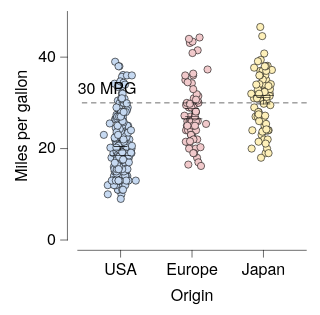

The specification (Vega-Lite) saved for this image:
### Vega-Lite specification from a JSON file in a GitHub repository (floating-point values rounded to 4 significant figures; data arrays with more than 128 entries replaced by an {"elided": "..."} marker saying what was removed)
{"background": null, "config": {"arc": {"fill": "#DBDBDB", "fillOpacity": 1.0, "innerRadius": 25.0, "padAngle": 0.03, "stroke": "black", "strokeOpacity": 1, "strokeWidth": 0.25}, "area": {"fill": "#DBDBDB", "fillOpacity": 1.0, "stroke": "black", "strokeOpacity": 1, "strokeWidth": 0.25}, "axis": {"domain": true, "domainCap": "round", "domainColor": "black", "domainWidth": 0.25, "grid": false, "gridCap": "round", "gridColor": "#F1F1F1", "gridDash": [0, 0], "gridOpacity": 1.0, "gridWidth": 0.25, "labelColor": "black", "labelFont": "Helvetica Neue", "labelFontSize": 7, "labelFontStyle": "normal", "labelFontWeight": 400, "offset": 4.5, "ticks": true, "tickCap": "round", "tickColor": "black", "tickRound": false, "tickSize": 3, "tickWidth": 0.25, "titleColor": "black", "titleFont": "Helvetica Neue", "titleFontSize": 7, "titleFontStyle": "normal", "titleFontWeight": 400}, "axisX": {"domain": true, "labelAlign": "center", "labelAngle": 0, "labels": true, "ticks": true, "translate": 0}, "axisY": {"domain": true, "labelAlign": "right", "labelAngle": 0, "labels": true, "ticks": true, "translate": 0}, "axisRight": {"domain": true, "labelAlign": "left", "labelAngle": 0, "labels": true, "ticks": true, "translate": 0}, "axisTop": {"domain": true, "labelAlign": "center", "labelAngle": 0, "labels": true, "ticks": true, "translate": 0}, "axisBand": {"tickOffset": 0}, "bar": {"fill": "#DBDBDB", "fillOpacity": 1.0, "stroke": "black", "strokeOpacity": 1, "strokeWidth": 0.25}, "boxplot": {"size": 9.0, "ticks": {"cornerRadius": 0.25, "fill": "black", "size": 4.5, "thickness": 0.25}, "box": {"fillOpacity": 1.0, "stroke": "black", "strokeOpacity": 1, "strokeWidth": 0.25}, "median": {"fill": "black", "fillOpacity": 1.0, "size": 9.0, "thickness": 0.25}, "rule": {"fill": "black", "fillOpacity": 1.0, "size": 10.0, "stroke": "black", "strokeDash": [0, 0], "strokeOpacity": 1, "strokeWidth": 0.25}, "outliers": {"color": "black", "fill": "black", "fillOpacity": 1.0, "size": 0, "stroke": "black", "strokeOpacity": 1, "strokeWidth": 0.25}}, "circle": {"fill": "black", "fillOpacity": 1.0, "size": 0.5, "stroke": null, "strokeOpacity": 1, "strokeWidth": 0.25}, "errorband": {"band": {"fillOpacity": 0.6, "stroke": null, "strokeWidth": 0.25, "strokeOpacity": 1}, "borders": {"opacity": 0, "strokeOpacity": 0.25, "strokeWidth": 1}}, "errorbar": {"opacity": 1, "rule": {"strokeDash": [0, 0], "strokeWidth": 0.25}, "ticks": {"color": "black", "cornerRadius": 0.125, "opacity": 1, "size": 6.0, "thickness": 0.25}, "thickness": 0.25}, "font": "Helvetica Neue", "geoshape": {"fill": "#DBDBDB", "fillOpacity": 1.0, "stroke": "black", "strokeOpacity": 1, "strokeWidth": 0.25}, "header": {"labelColor": "black", "labelFont": "Helvetica Neue", "labelFontSize": 7, "labelFontStyle": "normal", "labelFontWeight": 400, "titleColor": "black", "titleFont": "Helvetica Neue", "titleFontSize": 7, "titleFontStyle": "normal", "titleFontWeight": 400, "titlePadding": 0}, "legend": {"disable": false, "offset": 4.5, "titlePadding": 4, "labelOffset": 2, "gradientLabelOffset": 2, "gradientLength": 50.0, "gradientThickness": 5.0, "gradientOpacity": 1.0, "gradientStrokeColor": "black", "gradientStrokeWidth": 0.25, "labelColor": "black", "labelFont": "Helvetica Neue", "labelFontSize": 7, "labelFontStyle": "normal", "labelFontWeight": 400, "strokeColor": "black", "strokeWidth": 0, "symbolSize": 42, "symbolStrokeColor": "black", "symbolStrokeWidth": 0.25, "titleColor": "black", "titleFont": "Helvetica Neue", "titleFontSize": 7, "titleFontStyle": "normal", "titleFontWeight": 400}, "line": {"color": "black", "stroke": "black", "strokeCap": "round", "strokeDash": [0, 0], "strokeOpacity": 1, "strokeWidth": 0.375}, "point": {"filled": true, "fill": "#DBDBDB", "fillOpacity": 1.0, "size": 5.0, "stroke": "black", "strokeOpacity": 1, "strokeWidth": 0.25}, "range": {"category": ["#C6D9F1", "#F1C9CB", "#FEF0B9", "#CEE37A", "#7AA8E0", "#E589A3", "#FDDD5D", "#68B961", "#4177B1", "#C35082", "#E5C227", "#438156"], "diverging": {"scheme": ["#C35082", "#CE6D94", "#D989A7", "#E2A4BA", "#EABFCE", "#F1DBE2", "#F6F6F6", "#D7E0EB", "#B9CBE0", "#9BB6D5", "#7DA1C9", "#5F8CBD", "#4177B1"]}, "heatmap": {"scheme": ["#DFE9F7", "#C6D9F1", "#ADC8EC", "#94B8E6", "#7AA8E0", "#6097DA", "#4D87CA", "#4177B1", "#386898", "#2F597F", "#264A69", "#1D3A58"]}, "ordinal": {"scheme": ["#F1F1F1", "#DBDBDB", "#C6C6C6", "#B2B2B2", "#9D9D9D", "#898989", "#767676", "#636363", "#515151", "#404040", "#2F2F2F", "#1F1F1F"]}, "ramp": {"scheme": ["#DFE9F7", "#C6D9F1", "#ADC8EC", "#94B8E6", "#7AA8E0", "#6097DA", "#4D87CA", "#4177B1", "#386898", "#2F597F", "#264A69", "#1D3A58"]}}, "rule": {"color": "black", "stroke": "black", "strokeCap": "round", "strokeDash": [2, 2], "strokeOpacity": 1, "strokeWidth": 0.25}, "scale": {"bandPaddingInner": 0.1, "bandPaddingOuter": 0.1, "round": false}, "rect": {"fill": "#DBDBDB", "fillOpacity": 1.0, "stroke": "black", "strokeOpacity": 1, "strokeWidth": 0.25}, "square": {"fill": "#DBDBDB", "fillOpacity": 1.0, "size": 10.0, "stroke": "black", "strokeOpacity": 1, "strokeWidth": 0.25}, "text": {"color": "black", "font": "Helvetica Neue", "fontSize": 7, "fontStyle": "normal", "fontWeight": 400}, "title": {"anchor": "middle", "frame": "group", "color": "black", "font": "Helvetica Neue", "fontSize": 7, "fontStyle": "normal", "fontWeight": 400, "subtitleColor": "black", "subtitleFont": "Helvetica Neue", "subtitleFontSize": "Helvetica Neue", "subtitleFontStyle": "normal", "subtitleFontWeight": 400}, "view": {"continuousWidth": 100, "continuousHeight": 100, "discreteWidth": 100, "discreteHeight": 100, "fill": null, "stroke": null, "strokeWidth": 0.25}}, "layer": [{"data": {"name": "data-5a85ede2053d4aec77293cfb476ae07b"}, "mark": {"type": "circle", "opacity": 1.0, "size": 10.0, "stroke": "black", "strokeOpacity": 1, "strokeWidth": 0.25}, "encoding": {"color": {"field": "Origin", "legend": null, "sort": ["USA", "Europe", "Japan"], "title": null, "type": "nominal"}, "x": {"axis": {}, "field": "Origin", "sort": ["USA", "Europe", "Japan"], "title": "Origin", "type": "nominal"}, "xOffset": {"field": "jitter_x", "scale": {"domain": [-7.33, 7.33], "range": [5.17, 19.83]}, "type": "quantitative"}, "y": {"field": "Miles_per_Gallon", "title": "Miles per gallon", "type": "quantitative"}}}, {"data": {"name": "data-64e7897fd8423deef5c97d660b6d3367"}, "mark": {"type": "errorbar"}, "encoding": {"x": {"axis": {}, "field": "Origin", "sort": ["USA", "Europe", "Japan"], "title": "Origin", "type": "nominal"}, "y": {"field": "__mean", "title": "Miles per gallon", "type": "quantitative"}, "yError": {"field": "__error"}}}, {"data": {"name": "data-5a85ede2053d4aec77293cfb476ae07b"}, "mark": {"type": "boxplot", "box": {"fillOpacity": 0, "strokeOpacity": 0}, "outliers": {"opacity": 0}, "rule": {"strokeOpacity": 0}, "ticks": false}, "encoding": {"x": {"axis": {}, "field": "Origin", "sort": ["USA", "Europe", "Japan"], "title": "Origin", "type": "nominal"}, "y": {"field": "Miles_per_Gallon", "title": "Miles per gallon", "type": "quantitative"}}}, {"layer": [{"data": {"values": [{"__dysonsphere__": 1}]}, "mark": {"type": "rule", "opacity": 1.0}, "encoding": {"y": {"datum": 30.0}}}, {"data": {"values": [{"__dysonsphere__": 1}]}, "mark": {"type": "text", "align": "left", "baseline": "bottom", "dx": 0, "dy": -3, "fontSize": 7}, "encoding": {"text": {"value": "30 MPG"}, "x": {"value": 0}, "y": {"datum": 30.0}}}]}], "$schema": "https://vega.github.io/schema/vega-lite/v6.4.1.json", "datasets": {"data-5a85ede2053d4aec77293cfb476ae07b": {"elided": "398 records"}, "data-64e7897fd8423deef5c97d660b6d3367": [{"Origin": "USA", "__mean": 20.08, "__error": 0.4058, "__dysonsphere__": 1}, {"Origin": "Japan", "__mean": 30.45, "__error": 0.6852, "__dysonsphere__": 1}, {"Origin": "Europe", "__mean": 27.89, "__error": 0.8037, "__dysonsphere__": 1}]}}
